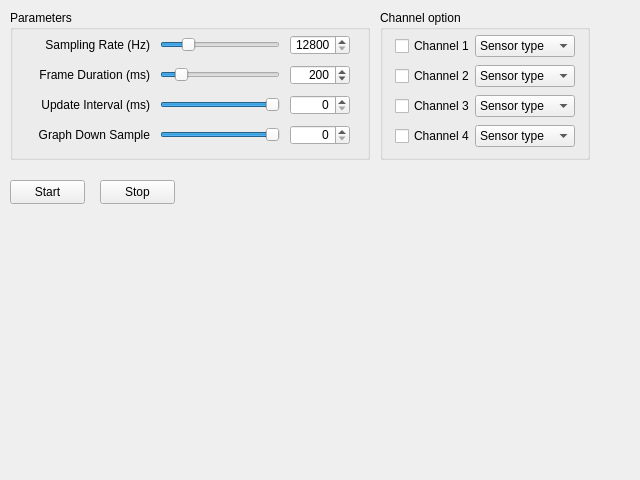
<?xml version="1.0" encoding="UTF-8"?>
<ui version="4.0">
 <class>NI9234</class>
 <widget class="QWidget" name="NI9234">
  <property name="enabled">
   <bool>true</bool>
  </property>
  <property name="geometry">
   <rect>
    <x>0</x>
    <y>0</y>
    <width>640</width>
    <height>480</height>
   </rect>
  </property>
  <property name="windowTitle">
   <string>NI9234</string>
  </property>
  <widget class="QGroupBox" name="ChannelOption_GroupBox">
   <property name="geometry">
    <rect>
     <x>380</x>
     <y>10</y>
     <width>210</width>
     <height>150</height>
    </rect>
   </property>
   <property name="title">
    <string>Channel option</string>
   </property>
   <widget class="QFrame" name="Ch4_Frame">
    <property name="geometry">
     <rect>
      <x>10</x>
      <y>110</y>
      <width>190</width>
      <height>32</height>
     </rect>
    </property>
    <property name="frameShape">
     <enum>QFrame::NoFrame</enum>
    </property>
    <property name="frameShadow">
     <enum>QFrame::Plain</enum>
    </property>
    <widget class="QCheckBox" name="Ch4_CheckBox">
     <property name="geometry">
      <rect>
       <x>5</x>
       <y>5</y>
       <width>75</width>
       <height>22</height>
      </rect>
     </property>
     <property name="text">
      <string>Channel 4</string>
     </property>
    </widget>
    <widget class="QComboBox" name="Ch4_ComboBox">
     <property name="geometry">
      <rect>
       <x>85</x>
       <y>5</y>
       <width>100</width>
       <height>22</height>
      </rect>
     </property>
     <item>
      <property name="text">
       <string>Sensor type</string>
      </property>
     </item>
     <item>
      <property name="text">
       <string>Accelerometer</string>
      </property>
     </item>
     <item>
      <property name="text">
       <string>Microphone</string>
      </property>
     </item>
    </widget>
   </widget>
   <widget class="QFrame" name="Ch2_Frame">
    <property name="geometry">
     <rect>
      <x>10</x>
      <y>50</y>
      <width>190</width>
      <height>32</height>
     </rect>
    </property>
    <property name="frameShape">
     <enum>QFrame::NoFrame</enum>
    </property>
    <property name="frameShadow">
     <enum>QFrame::Plain</enum>
    </property>
    <widget class="QCheckBox" name="Ch2_CheckBox">
     <property name="geometry">
      <rect>
       <x>5</x>
       <y>5</y>
       <width>75</width>
       <height>22</height>
      </rect>
     </property>
     <property name="text">
      <string>Channel 2</string>
     </property>
    </widget>
    <widget class="QComboBox" name="Ch2_ComboBox">
     <property name="geometry">
      <rect>
       <x>85</x>
       <y>5</y>
       <width>100</width>
       <height>22</height>
      </rect>
     </property>
     <item>
      <property name="text">
       <string>Sensor type</string>
      </property>
     </item>
     <item>
      <property name="text">
       <string>Accelerometer</string>
      </property>
     </item>
     <item>
      <property name="text">
       <string>Microphone</string>
      </property>
     </item>
    </widget>
   </widget>
   <widget class="QFrame" name="Ch3_Frame">
    <property name="geometry">
     <rect>
      <x>10</x>
      <y>80</y>
      <width>190</width>
      <height>32</height>
     </rect>
    </property>
    <property name="frameShape">
     <enum>QFrame::NoFrame</enum>
    </property>
    <property name="frameShadow">
     <enum>QFrame::Plain</enum>
    </property>
    <widget class="QCheckBox" name="Ch3_CheckBox">
     <property name="geometry">
      <rect>
       <x>5</x>
       <y>5</y>
       <width>75</width>
       <height>22</height>
      </rect>
     </property>
     <property name="text">
      <string>Channel 3</string>
     </property>
    </widget>
    <widget class="QComboBox" name="Ch3_ComboBox">
     <property name="geometry">
      <rect>
       <x>85</x>
       <y>5</y>
       <width>100</width>
       <height>22</height>
      </rect>
     </property>
     <item>
      <property name="text">
       <string>Sensor type</string>
      </property>
     </item>
     <item>
      <property name="text">
       <string>Accelerometer</string>
      </property>
     </item>
     <item>
      <property name="text">
       <string>Microphone</string>
      </property>
     </item>
    </widget>
   </widget>
   <widget class="QFrame" name="Ch1_Frame">
    <property name="geometry">
     <rect>
      <x>10</x>
      <y>20</y>
      <width>190</width>
      <height>32</height>
     </rect>
    </property>
    <property name="frameShape">
     <enum>QFrame::NoFrame</enum>
    </property>
    <property name="frameShadow">
     <enum>QFrame::Plain</enum>
    </property>
    <widget class="QCheckBox" name="Ch1_CheckBox">
     <property name="geometry">
      <rect>
       <x>5</x>
       <y>5</y>
       <width>75</width>
       <height>22</height>
      </rect>
     </property>
     <property name="text">
      <string>Channel 1</string>
     </property>
    </widget>
    <widget class="QComboBox" name="Ch1_ComboBox">
     <property name="geometry">
      <rect>
       <x>85</x>
       <y>5</y>
       <width>100</width>
       <height>22</height>
      </rect>
     </property>
     <item>
      <property name="text">
       <string>Sensor type</string>
      </property>
     </item>
     <item>
      <property name="text">
       <string>Accelerometer</string>
      </property>
     </item>
     <item>
      <property name="text">
       <string>Microphone</string>
      </property>
     </item>
    </widget>
   </widget>
  </widget>
  <widget class="QGroupBox" name="Prameters_GroupBox">
   <property name="geometry">
    <rect>
     <x>10</x>
     <y>10</y>
     <width>360</width>
     <height>150</height>
    </rect>
   </property>
   <property name="title">
    <string>Parameters</string>
   </property>
   <widget class="QFrame" name="SampleRate_Frame">
    <property name="enabled">
     <bool>true</bool>
    </property>
    <property name="geometry">
     <rect>
      <x>10</x>
      <y>20</y>
      <width>340</width>
      <height>30</height>
     </rect>
    </property>
    <property name="frameShape">
     <enum>QFrame::NoFrame</enum>
    </property>
    <property name="frameShadow">
     <enum>QFrame::Plain</enum>
    </property>
    <widget class="QSlider" name="SampleRate_HorizontalSlider">
     <property name="geometry">
      <rect>
       <x>140</x>
       <y>5</y>
       <width>120</width>
       <height>20</height>
      </rect>
     </property>
     <property name="minimum">
      <number>3200</number>
     </property>
     <property name="maximum">
      <number>51200</number>
     </property>
     <property name="value">
      <number>12800</number>
     </property>
     <property name="sliderPosition">
      <number>12800</number>
     </property>
     <property name="orientation">
      <enum>Qt::Horizontal</enum>
     </property>
    </widget>
    <widget class="QSpinBox" name="SampleRate_SpinBox">
     <property name="geometry">
      <rect>
       <x>270</x>
       <y>5</y>
       <width>60</width>
       <height>20</height>
      </rect>
     </property>
     <property name="alignment">
      <set>Qt::AlignRight|Qt::AlignTrailing|Qt::AlignVCenter</set>
     </property>
     <property name="specialValueText">
      <string notr="true"/>
     </property>
     <property name="minimum">
      <number>12800</number>
     </property>
     <property name="maximum">
      <number>51200</number>
     </property>
    </widget>
    <widget class="QLabel" name="SampleRate_Label">
     <property name="geometry">
      <rect>
       <x>10</x>
       <y>5</y>
       <width>120</width>
       <height>20</height>
      </rect>
     </property>
     <property name="text">
      <string>Sampling Rate (Hz)</string>
     </property>
     <property name="alignment">
      <set>Qt::AlignRight|Qt::AlignTrailing|Qt::AlignVCenter</set>
     </property>
     <property name="indent">
      <number>-1</number>
     </property>
    </widget>
   </widget>
   <widget class="QFrame" name="DownSample_Frame">
    <property name="enabled">
     <bool>true</bool>
    </property>
    <property name="geometry">
     <rect>
      <x>10</x>
      <y>110</y>
      <width>340</width>
      <height>30</height>
     </rect>
    </property>
    <property name="frameShape">
     <enum>QFrame::NoFrame</enum>
    </property>
    <property name="frameShadow">
     <enum>QFrame::Plain</enum>
    </property>
    <widget class="QSlider" name="DownSample_HorizontalSlider">
     <property name="geometry">
      <rect>
       <x>140</x>
       <y>5</y>
       <width>120</width>
       <height>20</height>
      </rect>
     </property>
     <property name="minimum">
      <number>0</number>
     </property>
     <property name="maximum">
      <number>5</number>
     </property>
     <property name="sliderPosition">
      <number>5</number>
     </property>
     <property name="orientation">
      <enum>Qt::Horizontal</enum>
     </property>
    </widget>
    <widget class="QSpinBox" name="DownSample_SpinBox">
     <property name="geometry">
      <rect>
       <x>270</x>
       <y>5</y>
       <width>60</width>
       <height>20</height>
      </rect>
     </property>
     <property name="alignment">
      <set>Qt::AlignRight|Qt::AlignTrailing|Qt::AlignVCenter</set>
     </property>
     <property name="specialValueText">
      <string notr="true"/>
     </property>
     <property name="minimum">
      <number>0</number>
     </property>
     <property name="maximum">
      <number>100</number>
     </property>
    </widget>
    <widget class="QLabel" name="DownSample_Label">
     <property name="geometry">
      <rect>
       <x>10</x>
       <y>5</y>
       <width>120</width>
       <height>20</height>
      </rect>
     </property>
     <property name="text">
      <string>Graph Down Sample</string>
     </property>
     <property name="alignment">
      <set>Qt::AlignRight|Qt::AlignTrailing|Qt::AlignVCenter</set>
     </property>
     <property name="indent">
      <number>-1</number>
     </property>
    </widget>
   </widget>
   <widget class="QFrame" name="FrameDuration_Frame">
    <property name="enabled">
     <bool>true</bool>
    </property>
    <property name="geometry">
     <rect>
      <x>10</x>
      <y>50</y>
      <width>340</width>
      <height>30</height>
     </rect>
    </property>
    <property name="frameShape">
     <enum>QFrame::NoFrame</enum>
    </property>
    <property name="frameShadow">
     <enum>QFrame::Plain</enum>
    </property>
    <widget class="QSlider" name="FrameDuration_HorizontalSlider">
     <property name="geometry">
      <rect>
       <x>140</x>
       <y>5</y>
       <width>120</width>
       <height>20</height>
      </rect>
     </property>
     <property name="minimum">
      <number>75</number>
     </property>
     <property name="maximum">
      <number>1000</number>
     </property>
     <property name="value">
      <number>200</number>
     </property>
     <property name="sliderPosition">
      <number>200</number>
     </property>
     <property name="orientation">
      <enum>Qt::Horizontal</enum>
     </property>
    </widget>
    <widget class="QSpinBox" name="FrameDuration_SpinBox">
     <property name="geometry">
      <rect>
       <x>270</x>
       <y>5</y>
       <width>60</width>
       <height>20</height>
      </rect>
     </property>
     <property name="alignment">
      <set>Qt::AlignRight|Qt::AlignTrailing|Qt::AlignVCenter</set>
     </property>
     <property name="specialValueText">
      <string notr="true"/>
     </property>
     <property name="minimum">
      <number>75</number>
     </property>
     <property name="maximum">
      <number>1000</number>
     </property>
     <property name="value">
      <number>200</number>
     </property>
    </widget>
    <widget class="QLabel" name="FrameDuration_Label">
     <property name="geometry">
      <rect>
       <x>10</x>
       <y>5</y>
       <width>120</width>
       <height>20</height>
      </rect>
     </property>
     <property name="text">
      <string>Frame Duration (ms)</string>
     </property>
     <property name="alignment">
      <set>Qt::AlignRight|Qt::AlignTrailing|Qt::AlignVCenter</set>
     </property>
     <property name="indent">
      <number>-1</number>
     </property>
    </widget>
   </widget>
   <widget class="QFrame" name="UpdateInterval_Frame">
    <property name="enabled">
     <bool>true</bool>
    </property>
    <property name="geometry">
     <rect>
      <x>10</x>
      <y>80</y>
      <width>340</width>
      <height>30</height>
     </rect>
    </property>
    <property name="frameShape">
     <enum>QFrame::NoFrame</enum>
    </property>
    <property name="frameShadow">
     <enum>QFrame::Plain</enum>
    </property>
    <widget class="QSlider" name="UpdateInterval_HorizontalSlider">
     <property name="geometry">
      <rect>
       <x>140</x>
       <y>5</y>
       <width>120</width>
       <height>20</height>
      </rect>
     </property>
     <property name="minimum">
      <number>0</number>
     </property>
     <property name="maximum">
      <number>100</number>
     </property>
     <property name="sliderPosition">
      <number>100</number>
     </property>
     <property name="orientation">
      <enum>Qt::Horizontal</enum>
     </property>
    </widget>
    <widget class="QSpinBox" name="UpdateInterval_SpinBox">
     <property name="geometry">
      <rect>
       <x>270</x>
       <y>5</y>
       <width>60</width>
       <height>20</height>
      </rect>
     </property>
     <property name="alignment">
      <set>Qt::AlignRight|Qt::AlignTrailing|Qt::AlignVCenter</set>
     </property>
     <property name="specialValueText">
      <string notr="true"/>
     </property>
     <property name="minimum">
      <number>0</number>
     </property>
     <property name="maximum">
      <number>100</number>
     </property>
    </widget>
    <widget class="QLabel" name="UpdateInterval_Label">
     <property name="geometry">
      <rect>
       <x>10</x>
       <y>5</y>
       <width>120</width>
       <height>20</height>
      </rect>
     </property>
     <property name="text">
      <string>Update Interval (ms)</string>
     </property>
     <property name="alignment">
      <set>Qt::AlignRight|Qt::AlignTrailing|Qt::AlignVCenter</set>
     </property>
     <property name="indent">
      <number>-1</number>
     </property>
    </widget>
   </widget>
  </widget>
  <widget class="QPushButton" name="StartRecord_PushButton">
   <property name="geometry">
    <rect>
     <x>10</x>
     <y>180</y>
     <width>75</width>
     <height>24</height>
    </rect>
   </property>
   <property name="text">
    <string>Start</string>
   </property>
  </widget>
  <widget class="QPushButton" name="StopRecord_PushButton">
   <property name="geometry">
    <rect>
     <x>100</x>
     <y>180</y>
     <width>75</width>
     <height>24</height>
    </rect>
   </property>
   <property name="text">
    <string>Stop</string>
   </property>
  </widget>
 </widget>
 <resources/>
 <connections>
  <connection>
   <sender>SampleRate_HorizontalSlider</sender>
   <signal>valueChanged(int)</signal>
   <receiver>SampleRate_SpinBox</receiver>
   <slot>setValue(int)</slot>
   <hints>
    <hint type="sourcelabel">
     <x>266</x>
     <y>40</y>
    </hint>
    <hint type="destinationlabel">
     <x>336</x>
     <y>41</y>
    </hint>
   </hints>
  </connection>
  <connection>
   <sender>SampleRate_SpinBox</sender>
   <signal>valueChanged(int)</signal>
   <receiver>SampleRate_HorizontalSlider</receiver>
   <slot>setValue(int)</slot>
   <hints>
    <hint type="sourcelabel">
     <x>331</x>
     <y>52</y>
    </hint>
    <hint type="destinationlabel">
     <x>261</x>
     <y>49</y>
    </hint>
   </hints>
  </connection>
  <connection>
   <sender>FrameDuration_HorizontalSlider</sender>
   <signal>valueChanged(int)</signal>
   <receiver>FrameDuration_SpinBox</receiver>
   <slot>setValue(int)</slot>
   <hints>
    <hint type="sourcelabel">
     <x>278</x>
     <y>72</y>
    </hint>
    <hint type="destinationlabel">
     <x>308</x>
     <y>76</y>
    </hint>
   </hints>
  </connection>
  <connection>
   <sender>FrameDuration_SpinBox</sender>
   <signal>valueChanged(int)</signal>
   <receiver>FrameDuration_HorizontalSlider</receiver>
   <slot>setValue(int)</slot>
   <hints>
    <hint type="sourcelabel">
     <x>299</x>
     <y>71</y>
    </hint>
    <hint type="destinationlabel">
     <x>265</x>
     <y>72</y>
    </hint>
   </hints>
  </connection>
  <connection>
   <sender>UpdateInterval_HorizontalSlider</sender>
   <signal>valueChanged(int)</signal>
   <receiver>UpdateInterval_SpinBox</receiver>
   <slot>setValue(int)</slot>
   <hints>
    <hint type="sourcelabel">
     <x>263</x>
     <y>96</y>
    </hint>
    <hint type="destinationlabel">
     <x>298</x>
     <y>101</y>
    </hint>
   </hints>
  </connection>
  <connection>
   <sender>UpdateInterval_SpinBox</sender>
   <signal>valueChanged(int)</signal>
   <receiver>UpdateInterval_HorizontalSlider</receiver>
   <slot>setValue(int)</slot>
   <hints>
    <hint type="sourcelabel">
     <x>299</x>
     <y>112</y>
    </hint>
    <hint type="destinationlabel">
     <x>263</x>
     <y>112</y>
    </hint>
   </hints>
  </connection>
  <connection>
   <sender>DownSample_HorizontalSlider</sender>
   <signal>valueChanged(int)</signal>
   <receiver>DownSample_SpinBox</receiver>
   <slot>setValue(int)</slot>
   <hints>
    <hint type="sourcelabel">
     <x>266</x>
     <y>138</y>
    </hint>
    <hint type="destinationlabel">
     <x>303</x>
     <y>138</y>
    </hint>
   </hints>
  </connection>
  <connection>
   <sender>DownSample_SpinBox</sender>
   <signal>valueChanged(int)</signal>
   <receiver>DownSample_HorizontalSlider</receiver>
   <slot>setValue(int)</slot>
   <hints>
    <hint type="sourcelabel">
     <x>295</x>
     <y>126</y>
    </hint>
    <hint type="destinationlabel">
     <x>269</x>
     <y>131</y>
    </hint>
   </hints>
  </connection>
 </connections>
</ui>
